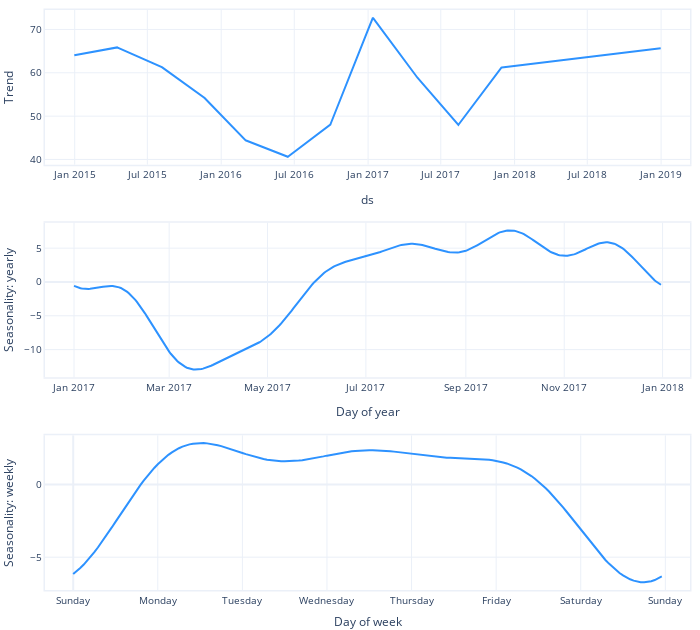

The code cell stored with this chart in its notebook:
### Code cell
m.plot_parameters(components=["trend", "seasonality"])

### Figure 1 — Plotly figure (JSON) as saved in the notebook; plotly's stock layout.template omitted (floating-point values rounded to 4 significant figures; data arrays with more than 128 entries replaced by an {"elided": "..."} marker saying what was removed)
{"data": [{"fill": "none", "line": {"color": "#2d92ff", "width": 2}, "mode": "lines", "name": "Trend", "type": "scatter", "x": {"elided": "1462 str values"}, "xaxis": "x", "y": {"elided": "1462 float values"}, "yaxis": "y"}, {"fill": "none", "line": {"color": "#2d92ff", "width": 2}, "mode": "lines", "name": "yearly", "type": "scatter", "x": {"elided": "365 str values"}, "xaxis": "x2", "y": {"elided": "365 float values"}, "yaxis": "y2"}, {"fill": "none", "line": {"color": "#2d92ff", "width": 2}, "mode": "lines", "name": "weekly", "type": "scatter", "x": {"elided": "168 int values"}, "xaxis": "x3", "y": {"elided": "168 float values"}, "yaxis": "y3"}], "layout": {"autosize": true, "font": {"size": 10}, "height": 630, "hovermode": "x unified", "margin": {"b": 0, "l": 0, "pad": 0, "r": 10, "t": 10}, "showlegend": false, "title": {"font": {"size": 12}}, "width": 700, "xaxis": {"anchor": "y", "domain": [0, 1], "linewidth": 1.5, "mirror": true, "range": ["2014-10-19T00:00:00", "2019-03-14T00:00:00"], "showline": true, "title": {"text": "ds"}, "type": "date"}, "xaxis2": {"anchor": "y2", "domain": [0, 1], "linewidth": 1.5, "mirror": true, "range": ["2016-12-14T00:00:00", "2018-01-18T00:00:00"], "showline": true, "title": {"text": "Day of year"}}, "xaxis3": {"anchor": "y3", "domain": [0, 1], "linewidth": 1.5, "mirror": true, "range": [-8, 175], "showline": true, "tickmode": "array", "ticktext": ["Sunday", "Monday", "Tuesday", "Wednesday", "Thursday", "Friday", "Saturday", "Sunday", "Sunday"], "tickvals": [0, 24, 48, 72, 96, 120, 144, 168, 192], "title": {"text": "Day of week"}}, "yaxis": {"anchor": "x", "domain": [0.7333, 1], "linewidth": 1.5, "mirror": true, "rangemode": "normal", "showline": true, "title": {"text": "Trend"}}, "yaxis2": {"anchor": "x2", "domain": [0.3667, 0.6333], "linewidth": 1.5, "mirror": true, "rangemode": "normal", "showline": true, "title": {"text": "Seasonality: yearly"}}, "yaxis3": {"anchor": "x3", "domain": [0, 0.2667], "linewidth": 1.5, "mirror": true, "rangemode": "normal", "showline": true, "title": {"text": "Seasonality: weekly"}}}}
